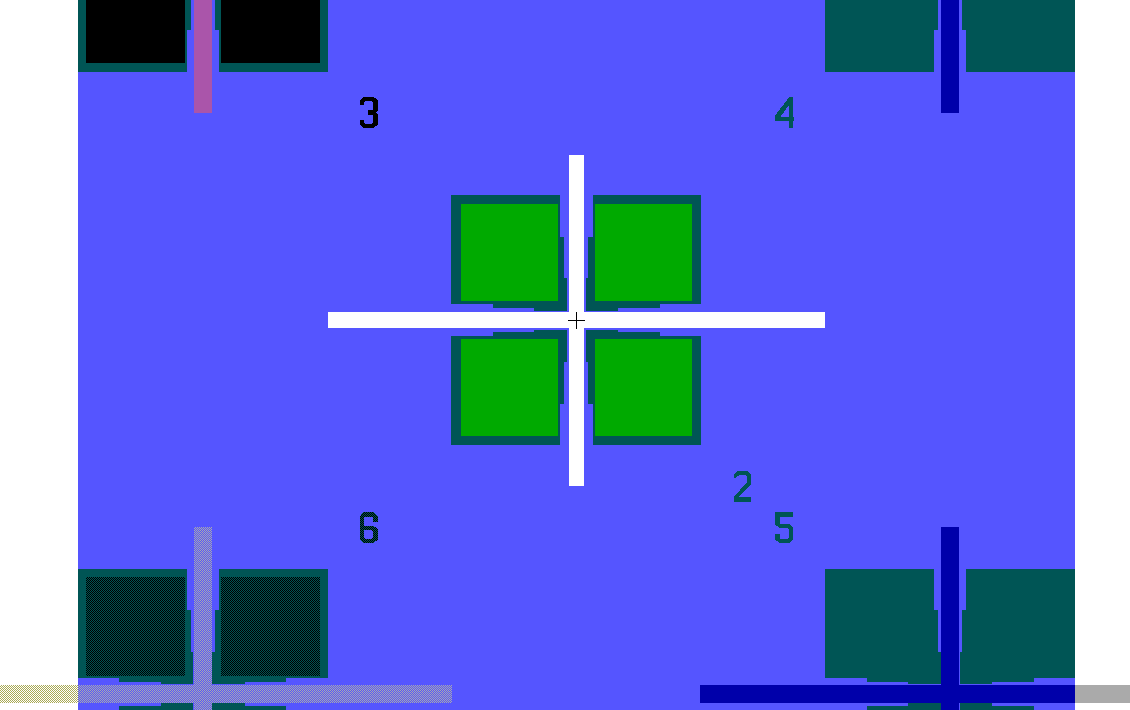
%> input picture pics/cantilever_layout1.bmp, 1130 x 710 px
$ octave project2.m   (GNU Octave 9; MATLAB toolbox functions it lacks are replaced by stand-ins)
%> lines starting %> are read from the running program, lines starting %| are printed output that depends on the picture
### sift_flow.m
function [sift_fixed,sift_moving,registered,gray_error,rgb_error,mse,r,xcorr]=...
    sift_flow(moving,fixed,patchsize,gridspacing,SIFTflow_params,mse_fn)
    % utilizes the Image Alignment Toolbox (IAT) to perform SIFT Flow
    % works best when images are of the same size
    % Returns SIFT fixed and moving images, registered image, gray and rgb
    % error images, mean-squared error of registration, the correlation
    % coefficient of registration and the normalized cross-correlation
    % matrix of the image registration.
    % author: Shaun Howard (smh150@case.edu)

    % convert images to grayscale
    fixed = rgb2gray(fixed);
    moving = rgb2gray(moving);

    % perform sift on both fixed and moving images and convert to rgb
    sift_fixed=iat_dense_sift(im2double(fixed),patchsize,gridspacing);
    sift_fixed=iat_sift2rgb(sift_fixed);
    sift_moving=iat_dense_sift(im2double(moving),patchsize,gridspacing);
    sift_moving=iat_sift2rgb(sift_moving);

    % perform sift flow to determine transform between both images
    [vx, vy, ~]=iat_SIFTflow(sift_fixed,sift_moving,SIFTflow_params);

    % apply pixel warp transformation using obtained transform points from SIFT
    % flow
    moving_rounded = moving(patchsize/2+1:end-patchsize/2, patchsize/2+1:end-patchsize/2);
    [registered, support]=iat_pixel_warping(moving_rounded, vx, vy);
    fixed_rounded=fixed(patchsize/2+1:end-patchsize/2, patchsize/2+1:end-patchsize/2);

    % get gray and color error images
    [~, gray_error] = iat_error2gray(fixed_rounded,registered,support);
    rgb_error=iat_error2rgb(uint8(fixed_rounded),uint8(registered));

    % correct formatting on registered and gray error images
    gray_error=uint8(gray_error);
    registered=uint8(registered);

    % calculate mse
    mse=mse_fn(fixed_rounded,registered);
    % calculate correlation coefficient
    r=corr2(fixed_rounded,registered);
    % calculate normalized cross-correlation
    xcorr=normxcorr2_general(fixed_rounded,registered);
end

### project2.m
% Register two images with SIFTFlow or manual registration, toggled by
% boolean below.
% author: Shaun Howard (smh150@case.edu)

% prompt user to use sift flow algorithm (1) or choose manual registration (0)
use_sift_flow = input('Please enter 1 to utilize SIFTFlow automatic registration or 0 to perform manual registration: ');
%> the answer given: 1

% prompt user about writing output to files: 1=yes, 0=no
write_output=0;

% prompt user about holding open graph windows
hold_windows_open=1;

% set renderer to OpenGL
set(gcf,'renderer','OpenGL');

if use_sift_flow
    % first, cd to IAT toolbox directory and run the setup utility
    run('~/iat/iat_setup')
%> (this line was passed over: iat_setup is not available in this run)
end

% add export fig utility to path
addpath('export_fig/');

% set resize dimensions of input images
dim = [256 256];

SIFTflowparams.alpha=0.01;
SIFTflowparams.d=0.1;
SIFTflowparams.gamma=0.001;
SIFTflowparams.nlevels=6;
SIFTflowparams.wsize=3;
SIFTflowparams.topwsize=10;
SIFTflowparams.nIterations=60;
patchsize = 8; % half of the window size for computing SIFT
gridspacing = 1; % sampling step

fixed_moving_fps = containers.Map;
fixed_moving_fps('pics/cantilever_layout1.bmp')={'pics/cantilever1_1.jpg', 'pics/cantilever1_2.jpg'};
fixed_moving_fps('pics/cantilever_layout1e.bmp')={'pics/cantilever1_1.jpg', 'pics/cantilever1_2.jpg'};
fixed_moving_fps('pics/cantilever_layout2.bmp')={'pics/cantilever2_1.jpg', 'pics/cantilever2_2.jpg'};
fixed_moving_fps('pics/cantilever_layout3.bmp')={'pics/cantilever3_1.jpg', 'pics/cantilever3_2.jpg'};
fixed_moving_fps('pics/cantilever_layout4.bmp')={'pics/cantilever4_1.jpg', 'pics/cantilever4_2.jpg'};
fixed_moving_fps('pics/cantilever_layout5.bmp')={'pics/cantilever5.jpg'};
fixed_moving_fps('pics/cantilever_layout6_1.bmp')={'pics/cantilever6.jpg'};
fixed_moving_fps('pics/cantilever_layout6_2.bmp')={'pics/cantilever6.jpg'};
fixed_moving_fps('pics/cantilever_layout7.bmp')={'pics/cantilever7.jpg'};
fixed_moving_fps('pics/corona_layout_1.bmp')={'pics/corona1.jpg'};
fixed_moving_fps('pics/corona_layout_2.bmp')={'pics/corona2.jpg'};

% set the total number of trials to be run
N_TRIALS=16;

counter = 1;
fm_keys = keys(fixed_moving_fps);
[len,~]=size(fm_keys);
error_list=zeros(N_TRIALS,5);
for key = fm_keys
    key = key{1};
    % read in reference image via path used as dictionary key
    fixed = imresize(imread(key), dim);
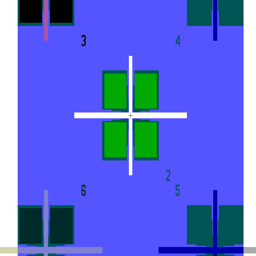
%> fixed: size 256x256x3 uint8; mean R, G, B 92.6, 108.3, 217.6
    unregistered_paths = fixed_moving_fps(key);
    n_unreg = size(unregistered_paths);
    n_unreg = n_unreg(2);
    i = 1;
    rmse=0;
    while i <= n_unreg
        % read in unregistered image from list of paths
        u_path = unregistered_paths{i};
        moving = imresize(imread(u_path), dim);
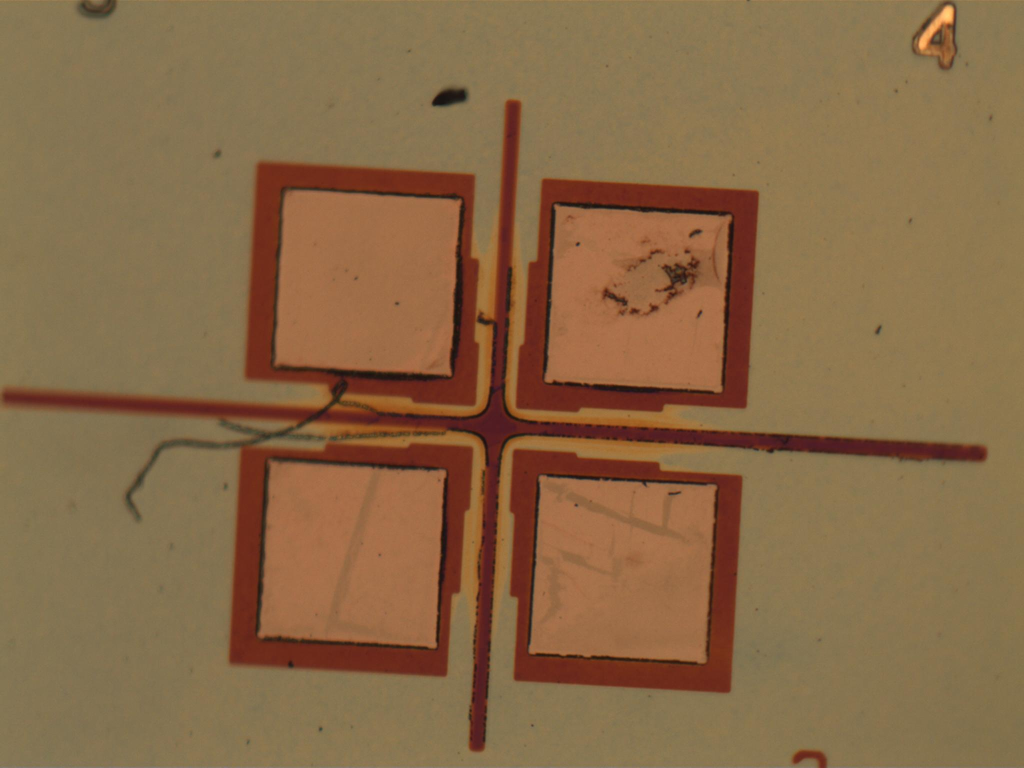
%> input picture pics/cantilever1_1.jpg, 2048 x 1536 px (shown at 1/2 size)
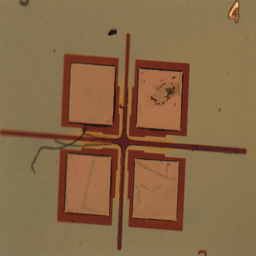
%> moving: size 256x256x3 uint8; mean R, G, B 135.4, 104.8, 70.8
        display(sprintf('Registering image %d\n', counter));

        if use_sift_flow
            % use sift flow registration
            [sift_fixed,sift_moving,registered,gray_error,rgb_error,mse,r,xcorr]=...
                sift_flow(moving,fixed,patchsize,gridspacing,SIFTflowparams,@mse_fn);
%> in sift_flow, `fixed = rgb2gray(fixed);`:
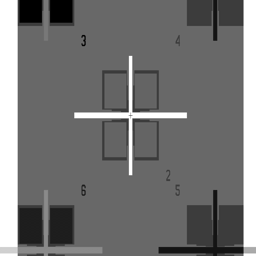
%> fixed: size 256x256 uint8; min 0, max 255, mean 115.8
%> in sift_flow, `moving = rgb2gray(moving);`:
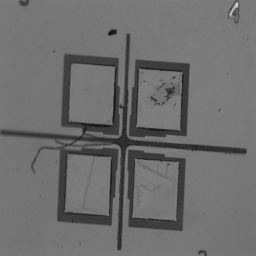
%> moving: size 256x256 uint8; min 19, max 211, mean 110.1
%> the run ends on the next line
